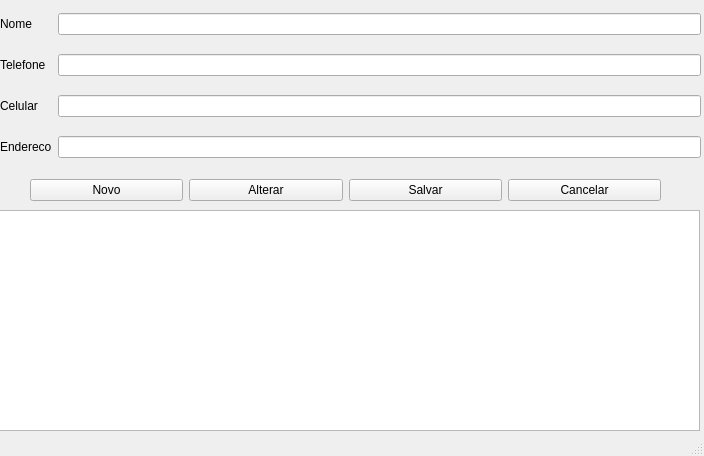
<?xml version="1.0" encoding="UTF-8"?>
<ui version="4.0">
 <class>MainWindow</class>
 <widget class="QMainWindow" name="MainWindow">
  <property name="geometry">
   <rect>
    <x>0</x>
    <y>0</y>
    <width>704</width>
    <height>456</height>
   </rect>
  </property>
  <property name="windowTitle">
   <string>MainWindow</string>
  </property>
  <widget class="QWidget" name="centralwidget">
   <widget class="QWidget" name="gridLayoutWidget">
    <property name="geometry">
     <rect>
      <x>0</x>
      <y>0</y>
      <width>701</width>
      <height>171</height>
     </rect>
    </property>
    <layout class="QGridLayout" name="gridLayout">
     <item row="0" column="0">
      <widget class="QLabel" name="label_2">
       <property name="text">
        <string>Nome</string>
       </property>
      </widget>
     </item>
     <item row="10" column="1">
      <widget class="QLineEdit" name="edtendereco"/>
     </item>
     <item row="10" column="0">
      <widget class="QLabel" name="label">
       <property name="text">
        <string>Endereco</string>
       </property>
      </widget>
     </item>
     <item row="9" column="0">
      <widget class="QLabel" name="label_3">
       <property name="text">
        <string>Celular</string>
       </property>
      </widget>
     </item>
     <item row="5" column="0">
      <widget class="QLabel" name="label_4">
       <property name="text">
        <string>Telefone</string>
       </property>
      </widget>
     </item>
     <item row="0" column="1">
      <widget class="QLineEdit" name="edtnome"/>
     </item>
     <item row="5" column="1">
      <widget class="QLineEdit" name="edttelefone"/>
     </item>
     <item row="9" column="1">
      <widget class="QLineEdit" name="edtcelular"/>
     </item>
    </layout>
   </widget>
   <widget class="QWidget" name="horizontalLayoutWidget">
    <property name="geometry">
     <rect>
      <x>30</x>
      <y>170</y>
      <width>631</width>
      <height>41</height>
     </rect>
    </property>
    <layout class="QHBoxLayout" name="horizontalLayout">
     <item>
      <widget class="QPushButton" name="btnnovo">
       <property name="text">
        <string>Novo</string>
       </property>
      </widget>
     </item>
     <item>
      <widget class="QPushButton" name="btnalterar">
       <property name="text">
        <string>Alterar</string>
       </property>
      </widget>
     </item>
     <item>
      <widget class="QPushButton" name="btncancelar">
       <property name="text">
        <string>Salvar</string>
       </property>
      </widget>
     </item>
     <item>
      <widget class="QPushButton" name="btnsalvar">
       <property name="text">
        <string>Cancelar</string>
       </property>
      </widget>
     </item>
    </layout>
   </widget>
   <widget class="QWidget" name="verticalLayoutWidget">
    <property name="geometry">
     <rect>
      <x>-1</x>
      <y>210</y>
      <width>701</width>
      <height>221</height>
     </rect>
    </property>
    <layout class="QVBoxLayout" name="verticalLayout">
     <item>
      <widget class="QListView" name="listView"/>
     </item>
    </layout>
   </widget>
  </widget>
  <widget class="QStatusBar" name="statusbar"/>
 </widget>
 <tabstops>
  <tabstop>edtnome</tabstop>
  <tabstop>edttelefone</tabstop>
  <tabstop>edtcelular</tabstop>
  <tabstop>edtendereco</tabstop>
  <tabstop>btnnovo</tabstop>
  <tabstop>btnalterar</tabstop>
  <tabstop>btncancelar</tabstop>
  <tabstop>btnsalvar</tabstop>
  <tabstop>listView</tabstop>
 </tabstops>
 <resources/>
 <connections/>
</ui>
